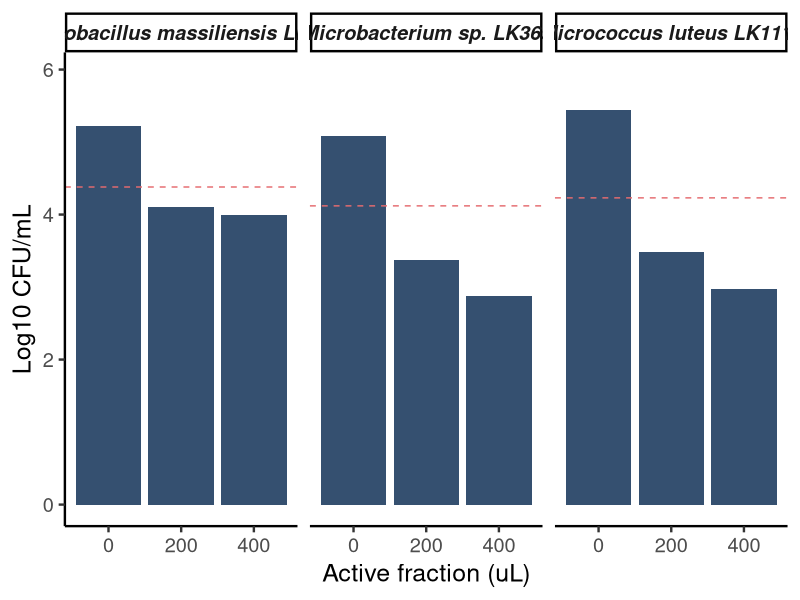
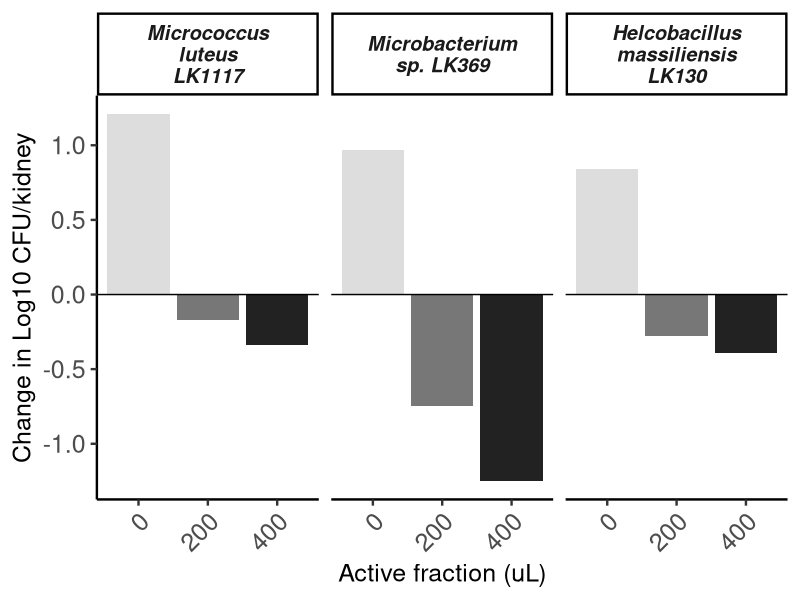

R code for these plots, in order:
# Load library
library(ggplot2)
library(dplyr)

color <- c("#355070", "#6D597A" ,"#B56576", "#E56B6F", "#EAAC8B", "#F1E9DA")

# Create the data frame
data <- data.frame(
  Sample = factor(rep(c("Helcobacillus massiliensis LK130", "Microbacterium sp. LK369", "Micrococcus luteus LK1117"), each=3)),
  Dose = factor(rep(c("0", "200", "400"), 3), levels=c("0", "200", "400")),
  Starting = rep(c(4.38, #LK130
                   4.12, #LK369
                   4.23), #LK1117
                 each=3),
  Change = c(0.84, -0.28, -0.39, # LK130
             0.97, -0.75, -1.25, # LK369
             1.21, -0.17, -0.34), # LK1117
  Ending = c(5.22, 4.10, 3.99, # LK130
             5.09, 3.37, 2.87, # LK369
             5.44, 3.48, 2.98) #LK1117
)

data %>%
  mutate(Sample = factor(Sample, levels = c("Micrococcus luteus LK1117", "Microbacterium sp. LK369", "Helcobacillus massiliensis LK130"))) %>%
  ggplot(aes(x=Dose, y=Ending)) +
  geom_bar(stat="identity", fill="#355070") +
  geom_hline(data=data.frame(Sample=c("Micrococcus luteus LK1117", "Microbacterium sp. LK369", "Helcobacillus massiliensis LK130"), yint=c(4.23, 4.12, 4.38)),
             aes(yintercept=yint), linetype="dashed", color="#E56B6F") +
  labs(x="Active fraction (uL)", y="Log10 CFU/mL") +
  facet_wrap(~Sample) +
  theme_classic(base_size = 18) +
  ylim(0, max(data$Ending) + 0.5) +
  theme(strip.text = element_text(face = "bold.italic"))


data %>%
  mutate(Sample = factor(Sample, levels = c("Micrococcus luteus LK1117", "Microbacterium sp. LK369", "Helcobacillus massiliensis LK130"))) %>%
  ggplot(aes(x=Dose, y=Change, fill = Dose)) +
  geom_bar(stat="identity") +
  scale_fill_manual(values = c("#dddddd", "#777777", "#222222")) +
  geom_hline(yintercept=0, linetype="solid", color="black") + 
  labs(x="Active fraction (uL)", y="Change in Log10 CFU/kidney") +
  facet_wrap(~Sample, labeller = label_wrap_gen(width=10)) +
  theme_classic(base_size = 18) +
  #ylim(-0.5, 0.84) +
  theme(strip.text = element_text(face = "bold.italic"),
        axis.text.x = element_text(size = 18, angle = 45, hjust = 1),
        axis.text.y = element_text(size = 18),
        legend.position = "none")

